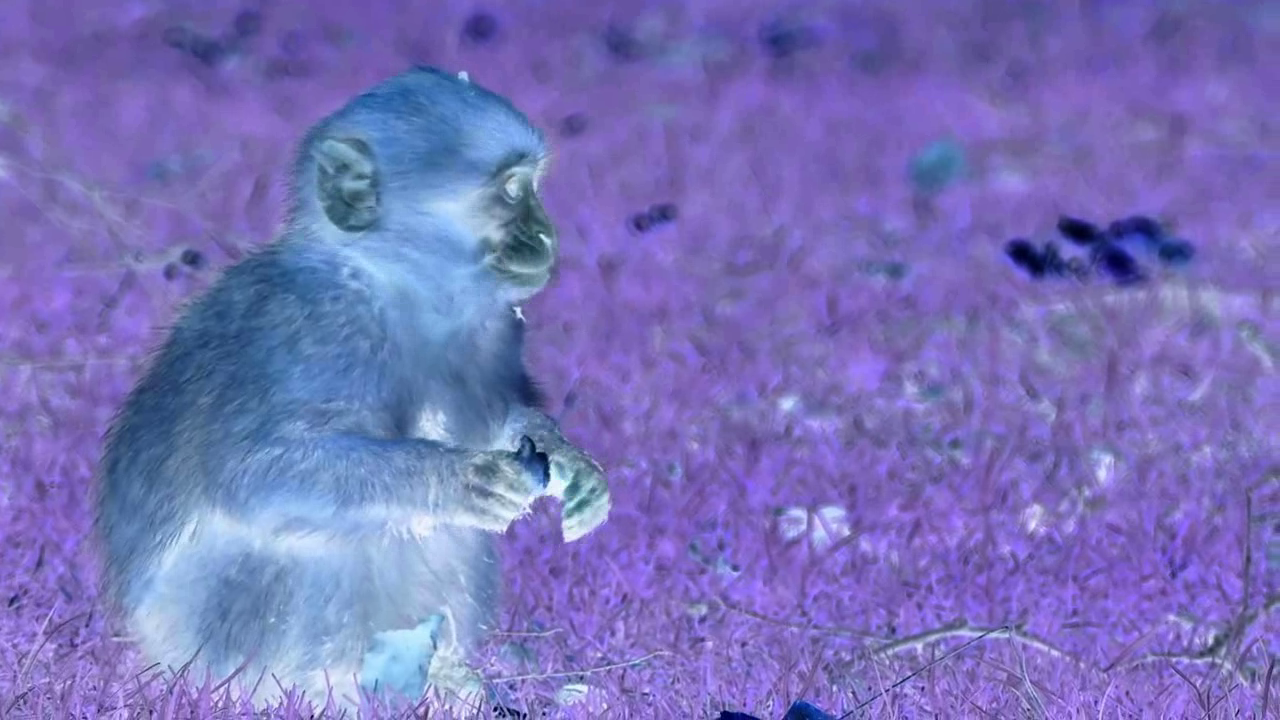
#> input picture frame 8 of reference-opencv/opencv-basics-usage/data/modified_video.mp4, 1280 x 720 px, given in place of video1.mp4, which was not available
$ python video_clip_out.py
#> lines starting #> are read from the running program, lines starting #| are printed output that depends on the picture
import sys
import cv2

import argparse

def define_argparser():
    p = argparse.ArgumentParser()
    p.add_argument('--srcpath', type= str, default = r'C:\Users\User\OneDrive\바탕 화면\getDrill\reference-opencv\opencv-basics-usage\data\video1.mp4')
    p.add_argument('--filename', type= str, default = r'C:\Users\User\OneDrive\바탕 화면\getDrill\reference-opencv\opencv-basics-usage\data\modified_video.mp4')
    config = p.parse_args()
    return config


def main(config):
    # take inputs from webcam.
    cap = cv2.VideoCapture(config.srcpath)

    w = round(cap.get(cv2.CAP_PROP_FRAME_WIDTH))
    h = round(cap.get(cv2.CAP_PROP_FRAME_HEIGHT))
    fourcc = cv2.VideoWriter_fourcc(*'DIVX') # *'DIVX' = 'D', 'I', 'V', 'X'
    out = cv2.VideoWriter(config.filename, fourcc, 30, (w,h)) # declare an writer instance

    while True:
        ret, frame = cap.read()
#> frame is the input picture: shape (720, 1280, 3); mean B, G, R 185.3, 114, 119.4

        if not ret:
            print('failed to read camera...')
            sys.exit()

        # edge = cv2.Canny(frame)
        # cv2.Canny - gray scale
        # to write the video
        # we need to change the color
        # edge_color = cv2.cvtColor(edge, cv2.COLOR_GRAY2BGR)
        inversed = ~frame # reflect the frame
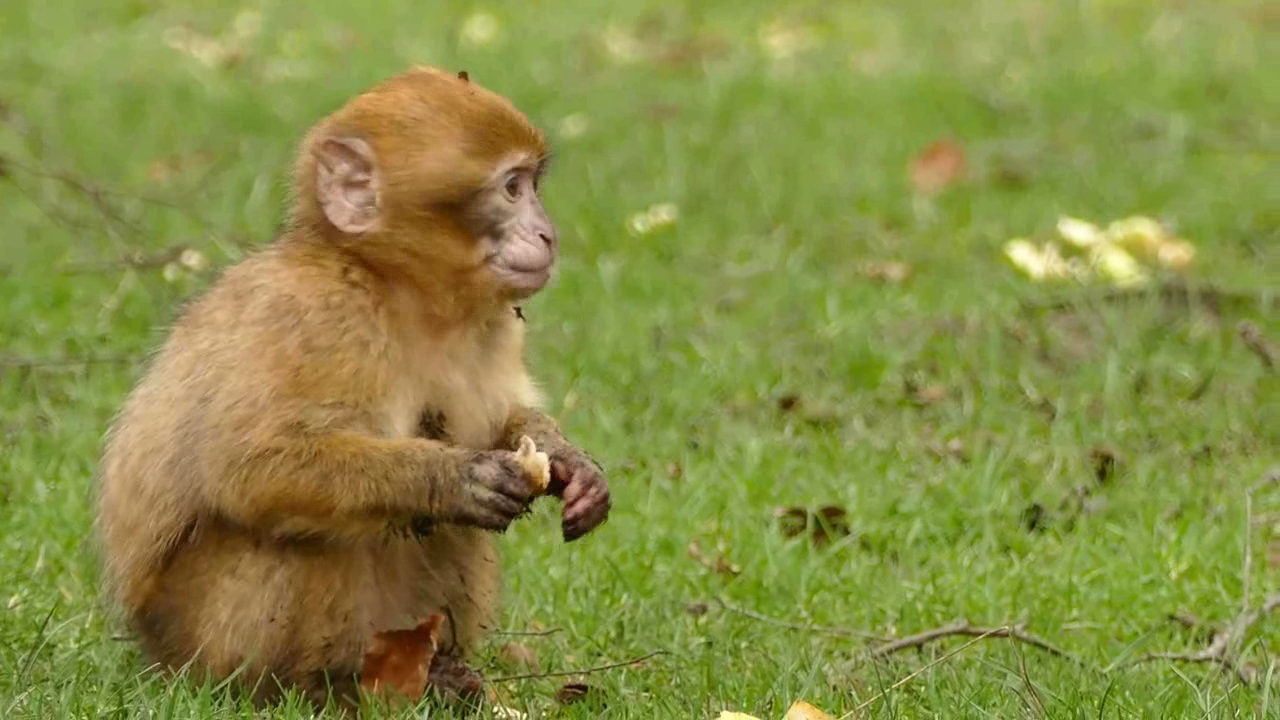
#> inversed: shape (720, 1280, 3); mean B, G, R 69.7, 141, 135.6
        out.write(inversed) # write the frame
        # out.write(edge_color)

        # cv2.imshow('edge', edge_color)
        cv2.imshow('frame', frame)
        cv2.imshow('inversed', inversed)

        if cv2.waitKey(20) == 27:
#> (key Esc is pressed here)
            break

    cv2.destroyAllWindows()

if __name__ == '__main__':
    config = define_argparser()
    main(config)

$ run again, starting later in the video
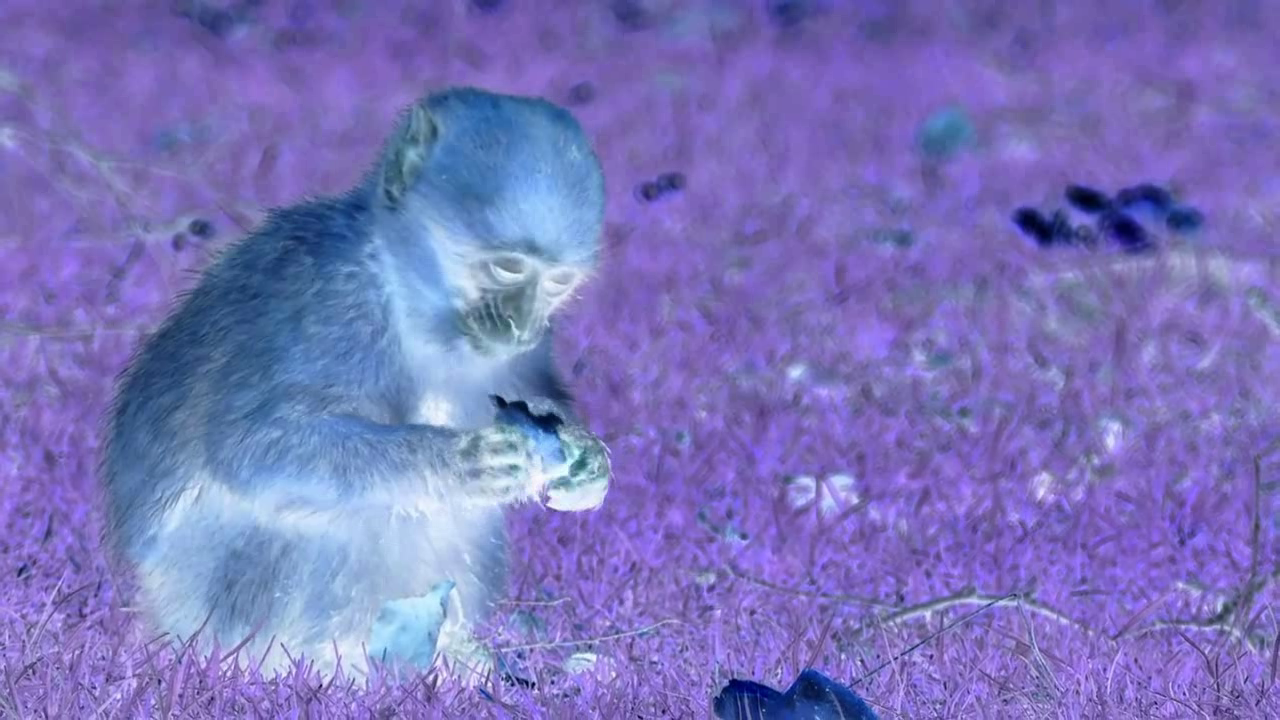
#> input picture frame 38 of reference-opencv/opencv-basics-usage/data/modified_video.mp4, 1280 x 720 px, given in place of video1.mp4, which was not available
#> in main, frame is the input picture: shape (720, 1280, 3); mean B, G, R 186.8, 116.3, 121.6
#> in main, `inversed = ~frame`:
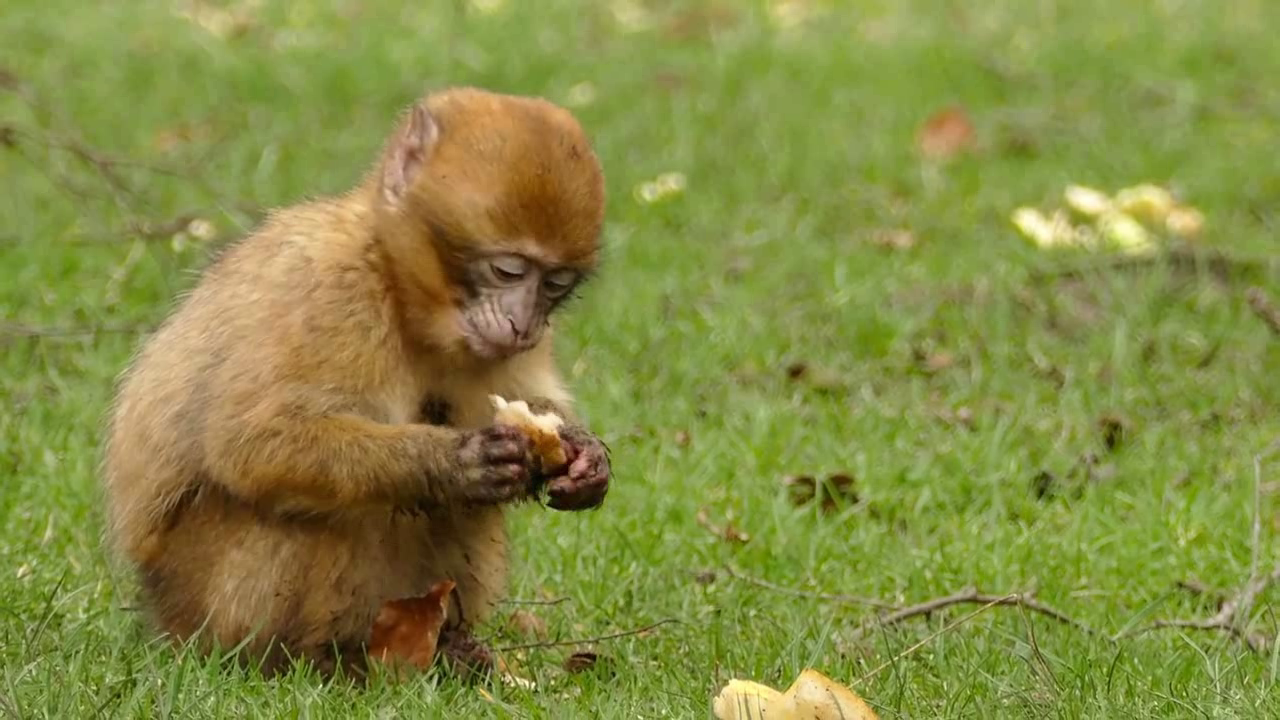
#> inversed: shape (720, 1280, 3); mean B, G, R 68.2, 138.7, 133.4

$ run again, starting later in the video
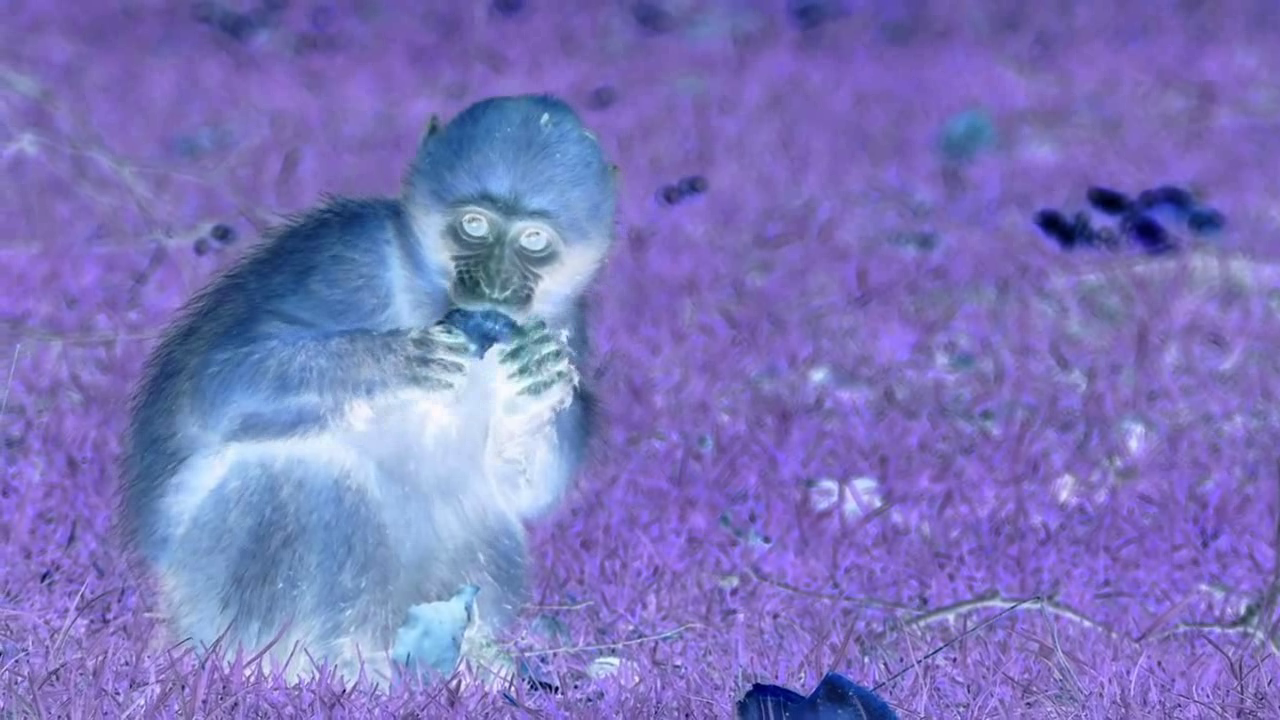
#> input picture frame 68 of reference-opencv/opencv-basics-usage/data/modified_video.mp4, 1280 x 720 px, given in place of video1.mp4, which was not available
#> in main, frame is the input picture: shape (720, 1280, 3); mean B, G, R 187.8, 116.9, 123.5
#> in main, `inversed = ~frame`:
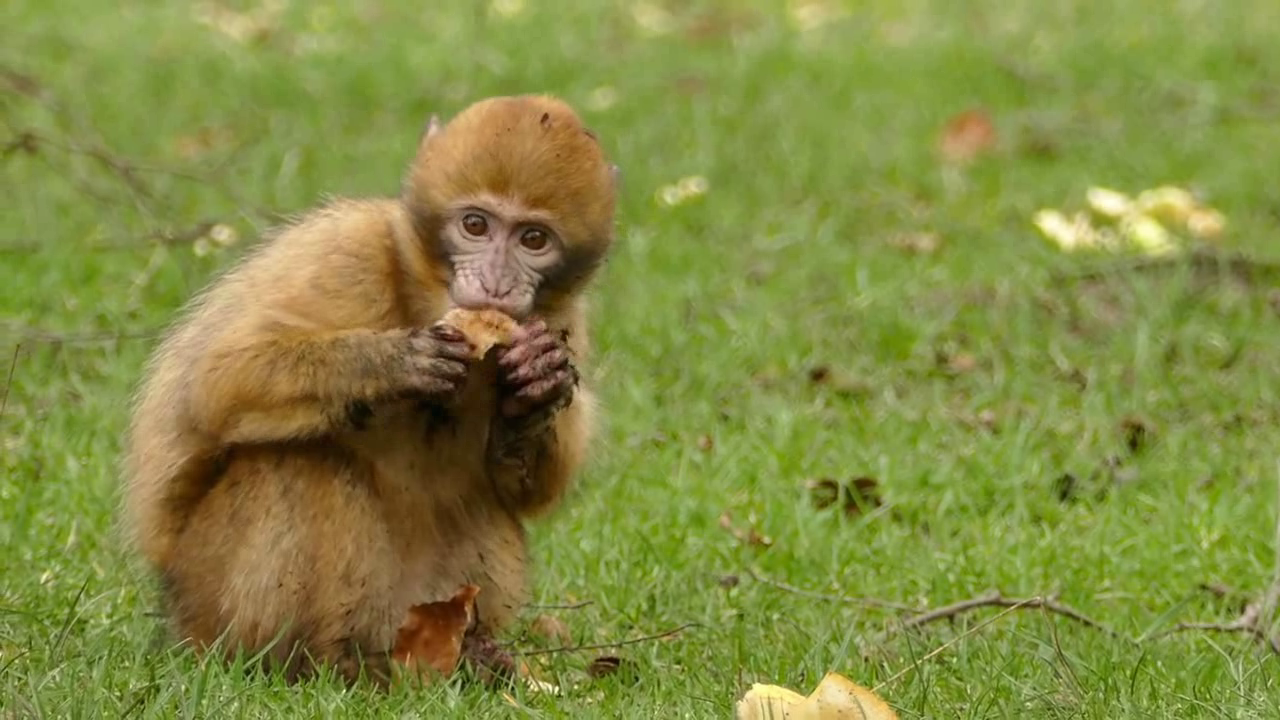
#> inversed: shape (720, 1280, 3); mean B, G, R 67.2, 138.1, 131.5
